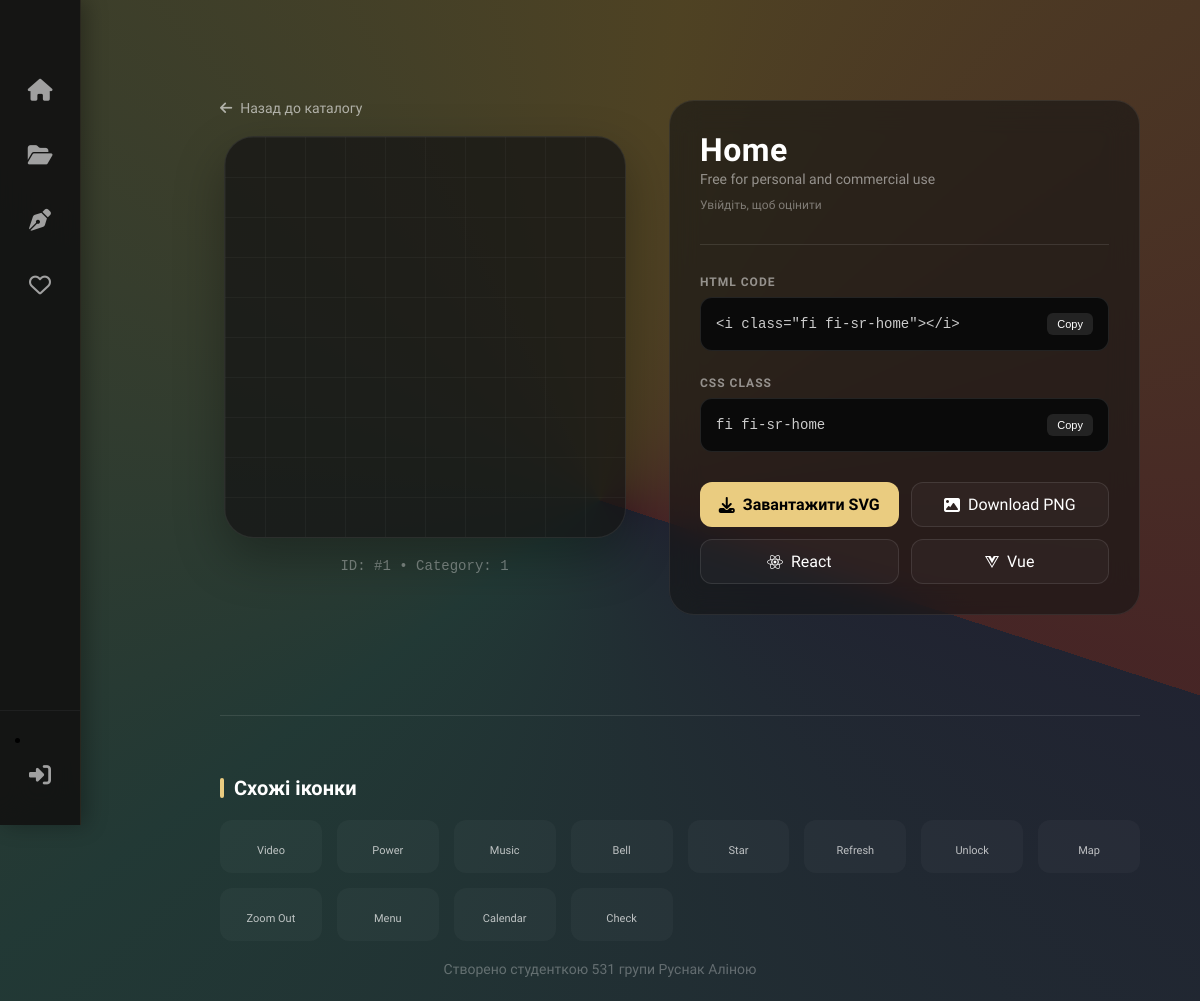
Screenshot of /php/icon.php?id=1 with the database file from the repository.
### tables this page shows
create table if not exists icon (
	id int auto_increment primary key,
    name varchar(100) not null,
	icon_class varchar(150),
	svg_path text,
    created_at TIMESTAMP DEFAULT CURRENT_TIMESTAMP, 
    
    category_id int not null,
foreign key (category_id) references category(id) on delete cascade
);

### php/icon.php (the view, shortened to what this page needs)
<?php
require_once 'db.php';
include 'header.php';
include "sidebar.php";
$iconId = intval($_GET['id']);
$stmt = $pdo->prepare("SELECT * FROM icon WHERE id = ?");
$stmt->execute([$iconId]);
$icon = $stmt->fetch();
$userRating = 0;
$relatedStmt = $pdo->prepare("SELECT * FROM icon WHERE category_id = ? AND id != ? ORDER BY RAND() LIMIT 12");
$relatedStmt->execute([$icon['category_id'], $iconId]);
$relatedIcons = $relatedStmt->fetchAll();
?>
<div class="container">
    <main class="main-content">
        <div class="icon-page">
            <div class="icon-preview-panel">
                <a href="home.php" class="back-btn-modern">
                    <i class="fa-solid fa-arrow-left"></i> Назад до каталогу
                </a>
                <div class="icon-preview-box" id="previewBox">
                </div>
                <div class="icon-preview-meta">
                    ID: #<?= $icon['id'] ?> &bull; Category: <?= $icon['category_id'] ?>
                </div>
            </div>
            <div class="icon-info-panel">
                <div class="icon-header">
                    <div>
                        <h1 class="icon-title" id="iconTitle"><?= htmlspecialchars($icon['name']) ?></h1>
                        <span style="color:rgba(255,255,255,0.5); font-size:14px;">Free for personal and commercial use</span>
                        <?php if(isset($_SESSION['user_id'])): ?>
                            <div class="rating-actions" style="margin-top: 15px; display: flex; gap: 8px; align-items: center;">
                                <button class="rate-btn like-btn <?= $userRating == 1 ? 'active' : '' ?>" data-id="<?= $iconId ?>" data-val="1">
                                    <i class="fa-solid fa-thumbs-up"></i>
                                </button>
                                <button class="rate-btn dislike-btn <?= $userRating == -1 ? 'active' : '' ?>" data-id="<?= $iconId ?>" data-val="-1">
                                    <i class="fa-solid fa-thumbs-down"></i>
                                </button>
                                <?php if($userRating != 0): ?>
                                    <button class="rate-btn remove-rating-btn" data-id="<?= $iconId ?>">
                                        <i class="fa-solid fa-xmark"></i> Забрати відгук
                                    </button>
                                <?php endif; ?>
                            </div>
                        <?php else: ?>
                            <p style="color:rgba(255,255,255,0.4); font-size:12px; margin-top:10px;">Увійдіть, щоб оцінити</p>
                        <?php endif; ?>
                    </div>
                </div>
                <div class="info-block">
                    <div class="block-title">HTML Code</div>
                    <div class="code-box">
                        <span>&lt;i class="<?= htmlspecialchars($icon['icon_class']) ?>"&gt;&lt;/i&gt;</span>
                        <button class="copy-mini-btn" onclick="copyText(this, '&lt;i class=\'<?= htmlspecialchars($icon['icon_class']) ?>\'&gt;&lt;/i&gt;')">Copy</button>
                    </div>
                </div>
                <div class="info-block">
                    <div class="block-title">CSS Class</div>
                    <div class="code-box">
                        <span><?= htmlspecialchars($icon['icon_class']) ?></span>
                        <button class="copy-mini-btn" onclick="copyText(this, '<?= htmlspecialchars($icon['icon_class']) ?>')">Copy</button>
                    </div>
                </div>
                <div class="download-grid">
                    <a href="download-svg.php?id=<?= $icon['id'] ?>" class="dl-btn primary">
                        <i class="fa-solid fa-download"></i> Завантажити SVG
                    </a>
                    <a href="#" class="dl-btn" onclick="alert('PNG download logic here')">
                        <i class="fa-solid fa-image"></i> Download PNG
                    </a>
                    <a href="#" class="dl-btn" onclick="alert('React component logic here')">
                        <i class="fa-brands fa-react"></i> React
                    </a>
                    <a href="#" class="dl-btn" onclick="alert('Vue component logic here')">
                        <i class="fa-brands fa-vuejs"></i> Vue
                    </a>
                </div>
            </div>
        </div>
        <?php if(count($relatedIcons) > 0): ?>
        <div class="related-section">
            <h3 class="related-title">Схожі іконки</h3>
            <div class="related-grid">
                <?php foreach($relatedIcons as $rel): ?>
                    <a href="icon.php?id=<?= $rel['id'] ?>" class="rel-item">
                        <span><?= htmlspecialchars($rel['name']) ?></span>
                    </a>
                <?php endforeach; ?>
            </div>
        </div>
        <?php endif; ?>
    </main>
</div>
<?php include 'footer.php'; ?>

### rows the page displays
icon: id "1", category "1", name "Home", icon_class "fi fi-sr-home"
icon: name "Video"
icon: name "Power"
icon: name "Music"
icon: name "Bell"
icon: name "Star"
icon: name "Refresh"
icon: name "Unlock"
icon: name "Map"
icon: name "Zoom Out"
icon: name "Menu"
icon: name "Calendar"
icon: name "Check"
